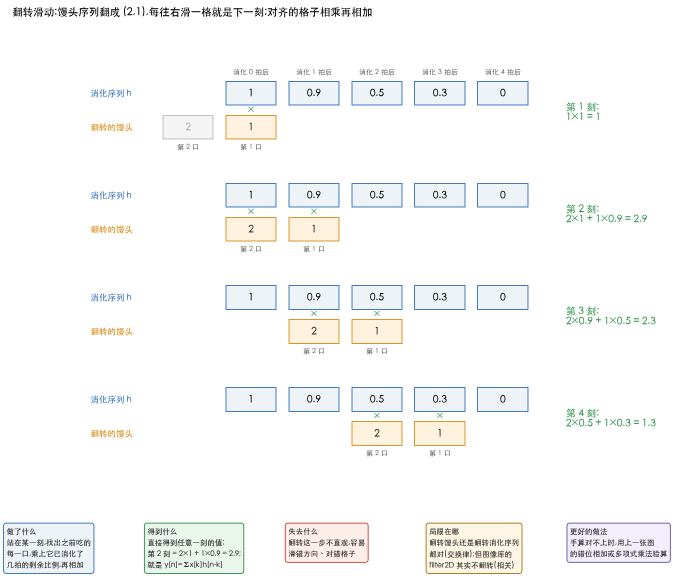
#> input picture Documents/数学基础/快速路线/images/conv-flip-slide.png, 1347 x 1154 px, given in place of camera.png, which was not available (shown at 1/2 size)
$ python 39_basis_phase.py
#> lines starting #> are read from the running program, lines starting #| are printed output that depends on the picture; pictures that were not available may be replaced by others from this repository, and a replacement may not be noted
### Python-Prototyping/figkit.py
"""文档配图的公共零件。

为什么单独抽出来:
    仓库约定每张配图都要成套回答四问(做了什么 / 得到什么 / 失去什么 / 局限在哪,
    见 Documents/README.md「写作约定」)。那条横幅的画法、中文字体设置、
    保存参数如果每个脚本各抄一份,改一次就要改七八处,迟早走样。

用法(配图脚本放在 Python-Prototyping/<章节目录>/ 下,所以要先把上一级加进 path):

    import sys
    from pathlib import Path
    sys.path.insert(0, str(Path(__file__).resolve().parents[1]))
    from figkit import OUT, IMAGES, save, four_questions, show_gray, use_cjk_font
"""

from __future__ import annotations

import sys
from pathlib import Path

import matplotlib

REPO = Path(__file__).resolve().parents[1]
OUT = REPO / "Assets" / "results"
IMAGES = REPO / "Assets" / "test-images"


def use_cjk_font() -> None:
    """装上中文字体,并把负号改回 ASCII 的 '-'(默认那个 U+2212 很多字体没有)。

    没有 --show 时切 Agg:无窗口环境(CI、ssh)下 matplotlib 默认后端会直接报错。
    """
    if "--show" not in sys.argv:
        matplotlib.use("Agg")
    matplotlib.rcParams["font.family"] = ["Heiti TC", "Arial Unicode MS", "sans-serif"]
    matplotlib.rcParams["axes.unicode_minus"] = False


# [20 lines left out: functions save, show_gray, not called in this run]


def four_questions(fig, did: str, gained: str, lost: str, limit: str, better: str,
                   y: float = 0.0, bottom: float = 0.03) -> None:
    """在图底部贴一条五色横幅,依次回答:
    做了什么 / 得到什么 / 失去什么 / 局限在哪 / 更好的做法。

    这是仓库硬约定(见 Documents/README.md「写作约定」):
    只看效果好的那一面最容易在工程里踩坑,代价和边界必须和收益画在同一张图里,
    不能分成两张。最后一格只**点名**更好的做法,不展开 ——
    读的人知道"还有路可走、该往哪儿查"就够了,展开会喧宾夺主。

    better 是必填的,不是可选项:写不出出路,通常说明「局限」那一格还没想清楚。

    bottom:带折线图的图要调大(0.15 左右),给 x 轴标签留位置,
           否则横幅会压在标签上。
    """
    cells = [("做了什么", did, "#eef3f8", "#2c6fbb"),
             ("得到什么", gained, "#eaf5ec", "#2a8f4a"),
             ("失去什么", lost, "#fdeeea", "#c4442a"),
             ("局限在哪", limit, "#fff6e5", "#a8700a"),
             ("更好的做法", better, "#f2eefb", "#6b4fa8")]
    fig.subplots_adjust(bottom=bottom)
    for i, (head, body, bg, fg) in enumerate(cells):
        # matplotlib 不认 Markdown,** 会被原样印出来,这里统一剥掉
        body = body.replace("**", "")
        fig.text(0.012 + i * 0.197, y, f"{head}\n{body}", fontsize=8.2, va="top", ha="left",
                 color="#222", linespacing=1.5,
                 bbox=dict(boxstyle="round,pad=0.4", fc=bg, ec=fg, lw=1.0))

### Python-Prototyping/Ch04_Frequency_Domain/39_basis_phase.py
"""39《正交基与相位》的数字与配图 —— 配合 Documents/数学基础/快速路线/3.正交基与相位.md。

数字(文中每个数都从这里来):
 1. 不正交的零件量不准:u=[1,0]、v=[1,1] 拼 [3,1],点乘量出 3 而不是 2
 2. 正交零件一次量准:[1,1]/√2、[1,-1]/√2 量 [3,1] 得 2√2、√2
 3. 4 点「波形零件」两两正交;[1,2,3,4] = 2.5·b0 − b1 − b2 − 0.5·b3;与 DFT 的对应
 4. 相位:[1,0,-1,0] 与 [0,1,0,-1] 振幅相同;冲激改相位 [1,i,1,-i] → [0.5,-0.5,0.5,0.5]
 5. 32 点:所有频率相位对齐 → 冲激;相位打乱 → 散开(振幅谱完全一样)
 6. 图像:camera 的幅度 + coins 的相位,像谁

两张图:basis-orthogonal.png、phase-matters.png

用法:
    .venv/bin/python Ch04_Frequency_Domain/39_basis_phase.py
"""

from __future__ import annotations

import sys
from pathlib import Path

import cv2
import numpy as np

sys.path.insert(0, str(Path(__file__).resolve().parents[1]))
from figkit import IMAGES, four_questions, use_cjk_font  # noqa: E402

use_cjk_font()
import matplotlib.pyplot as plt  # noqa: E402

OUT = Path(__file__).resolve().parents[2] / "Documents" / "数学基础" / "快速路线" / "images"
BLUE, ORA, GREEN, RED, PURPLE, GRAY = "#2c6fbb", "#d98a14", "#2a8f4a", "#c4442a", "#6b4fa8", "#666"
B = np.array([[1, 1, 1, 1], [1, 0, -1, 0], [0, 1, 0, -1], [1, -1, 1, -1]], float)
NAMES = ["b0 直流", "b1 cos", "b2 sin", "b3 最高频"]


def head(title: str) -> None:
    print(f"\n{'=' * 8} {title} {'=' * 8}")


def save(fig, name: str) -> None:
    OUT.mkdir(parents=True, exist_ok=True)
    fig.savefig(OUT / name, dpi=130, bbox_inches="tight", facecolor="white")
    print(f"  → Documents/数学基础/快速路线/images/{name}")
    plt.close(fig)


def numbers() -> dict:
    head("1~2. 不正交量不准,正交一次量准")
    a = np.array([3.0, 1.0])
    u, v = np.array([1.0, 0.0]), np.array([1.0, 1.0])
    true = np.linalg.solve(np.column_stack([u, v]), a)
    print(f"  u·v = {u @ v:.0f}(不正交);真实系数 {true}(2u + 1v);点乘去量 u 得 {a @ u:.0f}")
    e1, e2 = np.array([1, 1]) / np.sqrt(2), np.array([1, -1]) / np.sqrt(2)
    print(f"  正交零件:e1·e2 = {e1 @ e2:.0f};量得 {a @ e1:.4f}(2√2 = {2 * np.sqrt(2):.4f})、{a @ e2:.4f}(√2)")

    head("3. 4 点波形零件")
    print(f"  两两点乘(对角线是长度²):\n{(B @ B.T).astype(int)}")
    x = np.array([1, 2, 3, 4], float)
    c = B @ x / np.sum(B * B, 1)
    print(f"  [1,2,3,4] 的系数 {c};拼回 {c @ B}")
    X = np.fft.fft(x)
    print(f"  DFT {np.round(X, 4)};X[1] = (x·b1) − i(x·b2) = {x @ B[1]:.0f} − i·({x @ B[2]:.0f})")

    head("4. 相位")
    for s in ([1, 0, -1, 0], [0, 1, 0, -1], [1, 0, 0, 0]):
        Y = np.fft.fft(s)
        print(f"  {s}: DFT {np.round(Y, 4)},模 {np.round(np.abs(Y), 4)}")
    y = np.fft.ifft([1, 1j, 1, -1j]).real
    print(f"  振幅全 1、相位改成 [1,i,1,-i]:逆变换 {y}")
    return dict(c=c, y=y)


def fig_basis(c: np.ndarray) -> None:
    fig = plt.figure(figsize=(14, 4.6))
    gs = fig.add_gridspec(1, 3, width_ratios=[1, 1, 1.5])
    # ① 不正交
    ax = fig.add_subplot(gs[0])
    a = np.array([3, 1])
    for vec, col, lab in (([1, 0], BLUE, "u=[1,0]"), ([1, 1], ORA, "v=[1,1]")):
        ax.annotate("", vec, (0, 0), arrowprops=dict(arrowstyle="->", color=col, lw=2))
        ax.text(vec[0] + 0.05, vec[1] + 0.1, lab, color=col, fontsize=9.5)
    ax.annotate("", a, (0, 0), arrowprops=dict(arrowstyle="->", color="#222", lw=2))
    ax.text(3.05, 1.05, "[3,1]", fontsize=10)
    ax.plot([2, 3], [0, 1], color=ORA, ls="--", lw=1.2)
    ax.plot([3, 3], [0, 1], color=GRAY, ls=":", lw=1.2)
    ax.text(1.0, -0.38, "拼法:2 个 u + 1 个 v", color=BLUE, fontsize=9)
    ax.text(3.1, 0.3, "点乘量 u\n得 3,\n不是 2", color=RED, fontsize=9)
    ax.set_xlim(-0.3, 4.0)
    ax.set_ylim(-0.6, 2.0)
    ax.set_aspect("equal")
    ax.grid(alpha=0.25)
    ax.set_title("① 零件不正交:\n量 u 时把 v 的那份也量进去了", fontsize=10.5, loc="left")
    # ② 正交
    ax = fig.add_subplot(gs[1])
    e1, e2 = np.array([1, 1]) / np.sqrt(2), np.array([1, -1]) / np.sqrt(2)
    for vec, col, lab in ((e1, BLUE, "[1,1]/√2"), (e2, ORA, "[1,-1]/√2")):
        ax.annotate("", vec, (0, 0), arrowprops=dict(arrowstyle="->", color=col, lw=2))
        ax.text(vec[0] + 0.05, vec[1] + (0.1 if vec[1] > 0 else -0.3), lab, color=col, fontsize=9.5)
    ax.annotate("", a, (0, 0), arrowprops=dict(arrowstyle="->", color="#222", lw=2))
    ax.text(3.05, 1.05, "[3,1]", fontsize=10)
    p1 = (a @ e1) * e1
    ax.plot([a[0], p1[0]], [a[1], p1[1]], color=GRAY, ls=":", lw=1.2)
    ax.plot(*p1, "o", color=BLUE, ms=5)
    ax.text(p1[0] - 0.4, p1[1] + 0.25, "投影 2√2", color=BLUE, fontsize=9)
    ax.set_xlim(-0.3, 4.0)
    ax.set_ylim(-1.6, 2.6)
    ax.set_aspect("equal")
    ax.grid(alpha=0.25)
    ax.set_title("② 零件正交(互相垂直):\n各量各的,点乘一次得 2√2 和 √2", fontsize=10.5, loc="left")
    # ③ 4 点波形零件
    ax = fig.add_subplot(gs[2])
    n = np.arange(4)
    cols = [GRAY, BLUE, ORA, GREEN]
    for i in range(4):
        off = -2.6 * i
        ax.plot(n, B[i] + off, "o-", color=cols[i], lw=1.4)
        ax.text(-0.35, off, f"{NAMES[i]}\n× {c[i]:g}", ha="right", va="center", fontsize=9, color=cols[i])
    x = c @ B
    ax.plot(n, x * 0.6 + 2.2, "s-", color="#222", lw=2)
    ax.text(-0.35, 2.2 + 1.2, "相加 =\n[1,2,3,4]", ha="right", va="center", fontsize=9.5)
    for ni, xv in zip(n, x):
        ax.text(ni, xv * 0.6 + 2.5, f"{xv:g}", ha="center", fontsize=9)
    ax.set_xlim(-1.6, 3.4)
    ax.set_xticks(n)
    ax.set_yticks([])
    ax.set_xlabel("采样点 n", fontsize=9)
    ax.set_title("③ 四个波形零件两两正交,各量一次就拼回 [1,2,3,4]", fontsize=10.5, loc="left")
    for s in ("top", "right", "left"):
        ax.spines[s].set_visible(False)
    four_questions(
        fig,
        did="同一个向量,分别用不正交\n和正交的零件去拆;再用 4 个\n波形零件拆 [1,2,3,4]",
        gained="正交零件:每个系数点乘一次\n就得到(2.5、−1、−1、−0.5),\n不用解方程",
        lost="不正交时点乘量出来的数\n(3)不是真系数(2),\n只能解方程组",
        limit="零件长度不是 1 时,\n点乘完要再除以长度²\n(b0、b3 除 4,b1、b2 除 2)",
        better="N 点信号用 N 个转圈零件,\n就是 DFT;交给 np.fft",
        y=0.08, bottom=0.30)
    save(fig, "basis-orthogonal.png")
#> in save, `fig.savefig(OUT / name, dpi=130, bbox_inches="tight", facecolor="white")`:
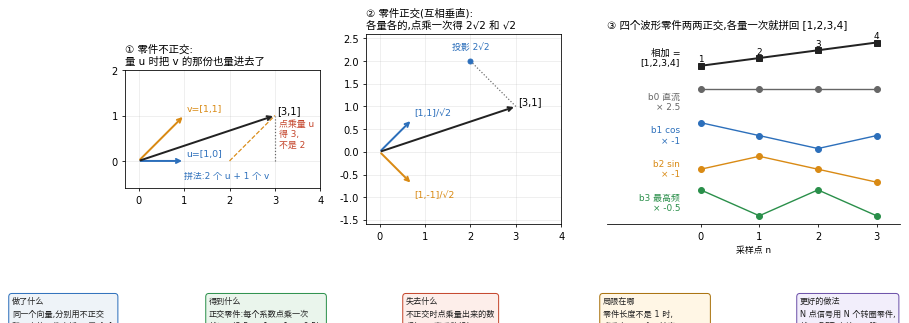
#> figure drawn by matplotlib, 3 panels


def fig_phase(y4: np.ndarray) -> None:
    head("5~6. 相位对齐 → 尖峰;相位打乱 → 散开;图像交换")
    N = 32
    rng = np.random.default_rng(3)
    imp = np.zeros(N)
    imp[N // 2] = 1
    F = np.fft.fft(imp)
    ph = rng.uniform(-np.pi, np.pi, N)
    G = np.abs(F) * np.exp(1j * ph)
    G[0] = abs(F[0])
    G[N // 2] = abs(F[N // 2])
    G[N // 2 + 1:] = np.conj(G[1:N // 2][::-1])  # 共轭对称,保证逆变换是实数
    scr = np.fft.ifft(G)
    assert np.abs(scr.imag).max() < 1e-12
    scr = scr.real
    print(f"  32 点冲激:振幅谱全是 {np.abs(F)[0]:.0f};打乱相位后振幅谱最大差 {np.abs(np.abs(G) - np.abs(F)).max():.1e}")
    print(f"  冲激的最大值 {imp.max():.3f};打乱后最大值 {np.abs(scr).max():.3f}(能量都是 {np.sum(imp ** 2):.3f} vs {np.sum(scr ** 2):.3f})")

    cam = cv2.resize(cv2.imread(str(IMAGES / "camera.png"), 0), (256, 256), interpolation=cv2.INTER_AREA).astype(float)
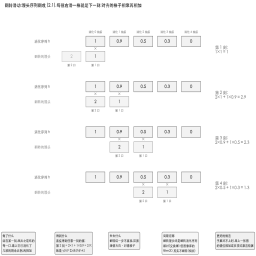
#> cam: shape (256, 256) float64; min 89, max 255, mean 248.4
    coin = cv2.resize(cv2.imread(str(IMAGES / "coins.png"), 0), (256, 256), interpolation=cv2.INTER_AREA).astype(float)
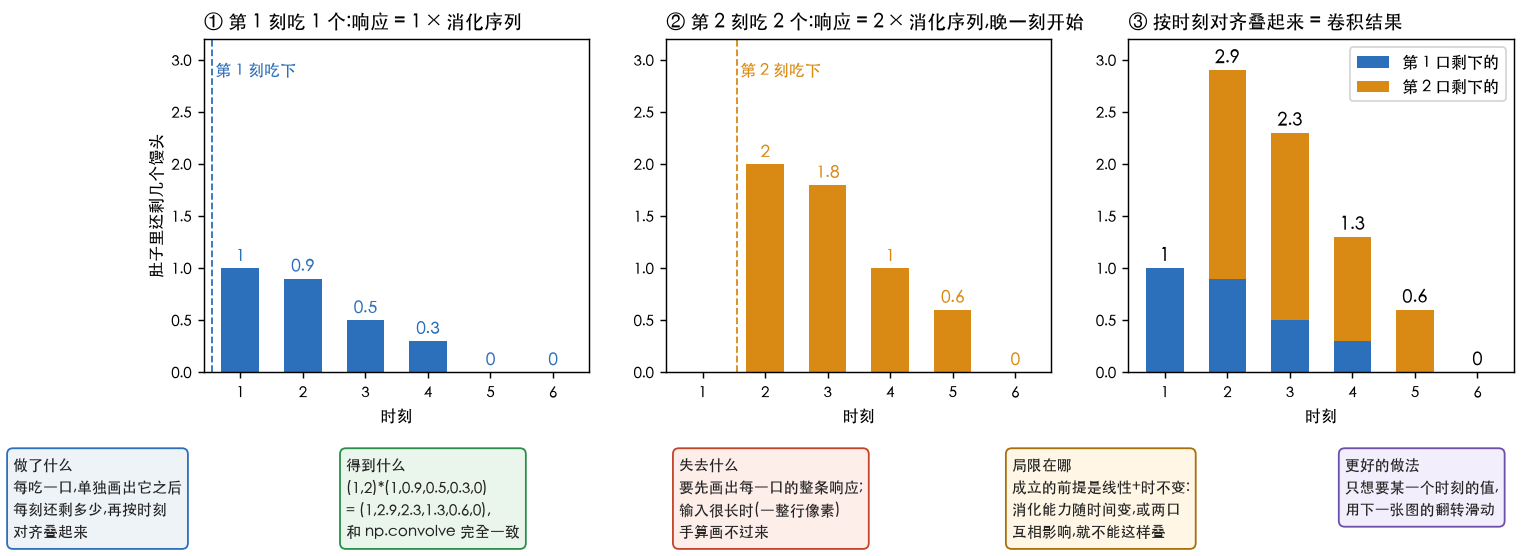
#> input picture Documents/数学基础/快速路线/images/conv-shift-add.png, 1526 x 556 px, given in place of coins.png, which was not available
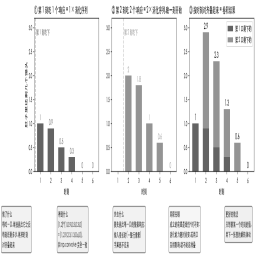
#> coin: shape (256, 256) float64; min 37, max 255, mean 236.4
    Fa, Fb = np.fft.fft2(cam), np.fft.fft2(coin)
    mix = np.fft.ifft2(np.abs(Fa) * np.exp(1j * np.angle(Fb))).real
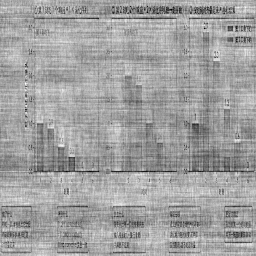
#> mix: shape (256, 256) float64; min 135.6, max 314.2, mean 248.4; drawn with min black and max white
    r_coin = np.corrcoef(mix.ravel(), coin.ravel())[0, 1]
#> r_coin = 0.64
    r_cam = np.corrcoef(mix.ravel(), cam.ravel())[0, 1]
#> r_cam = -0.0303
    print(f"  camera 幅度 + coins 相位:与 coins 相关 {r_coin:.3f},与 camera 相关 {r_cam:.3f}")
#|   camera 幅度 + coins 相位:与 coins 相关 0.640,与 camera 相关 -0.030

    fig, axes = plt.subplots(1, 5, figsize=(16, 4.0), gridspec_kw=dict(width_ratios=[1, 1, 1.3, 1, 1]))
    ax = axes[0]
    n = np.arange(4)
    ax.plot(n, [1, 0, -1, 0], "o-", color=BLUE, label="[1,0,−1,0]")
    ax.plot(n, [0, 1, 0, -1], "s--", color=ORA, label="[0,1,0,−1]")
    ax.set_title("① 振幅谱都是 [0,2,0,2],\n差别全在相位:右移了一格", fontsize=10, loc="left")
    ax.legend(fontsize=8.5, loc="lower left")
    ax.set_xticks(n)
    ax.set_ylim(-1.5, 1.6)
    ax = axes[1]
    ax.stem(n, [1, 0, 0, 0], linefmt=BLUE, markerfmt="o", basefmt=" ", label="[1,0,0,0]")
    ax.plot(n + 0.12, y4, "s", color=ORA, label="[0.5,−0.5,0.5,0.5]")
    ax.set_title("② 振幅全是 1,只改相位\n冲激就变成另一个信号", fontsize=10, loc="left")
    ax.legend(fontsize=8.5, loc="upper right")
    ax.set_xticks(n)
    ax.set_ylim(-0.8, 1.3)
    ax = axes[2]
    k = np.arange(N)
    ax.plot(k, imp, color=BLUE, lw=2, label="相位对齐:冲激")
    ax.plot(k, scr, color=ORA, lw=1.5, label="相位打乱:散开")
    ax.set_title("③ 32 点:振幅谱完全相同,\n波峰对齐才叠出尖峰", fontsize=10, loc="left")
    ax.legend(fontsize=8.5, loc="upper left")
    ax.set_ylim(-0.6, 1.3)
    ax.set_xlabel("采样点", fontsize=9)
    for a_, im, t in ((axes[3], cam, "④ camera 原图"), (axes[4], mix, f"⑤ camera 幅度 + coins 相位\n像 coins(相关 {r_coin:.3f})")):
        a_.imshow(im, cmap="gray", vmin=0 if im is cam else im.min(), vmax=255 if im is cam else im.max())
        a_.set_title(t, fontsize=10)
        a_.axis("off")
#> this loop made 2 passes
#> t on pass 1: '④ camera 原图'
    four_questions(
        fig,
        did="保持振幅谱不变,只改相位,\n看信号和图像变成什么",
        gained="相位决定「东西在哪」:\n平移、尖峰、边缘、图像结构\n都由相位决定",
        lost="只保存振幅会丢掉位置:\n同一张振幅谱可以对应\n完全不同的信号",
        limit="⑤ 的相关是 0.574 不是 1:\n振幅也有用,它决定每种\n纹理有多强",
        better="频域滤波用零相移滤波器\n(实数、对称),只改振幅、\n不动相位",
        y=0.06, bottom=0.30)
    save(fig, "phase-matters.png")
#> call 2 of save, with name = 'phase-matters.png'
#> in save (call 2), `fig.savefig(OUT / name, dpi=130, bbox_inches="tight", facecolor="white")`:
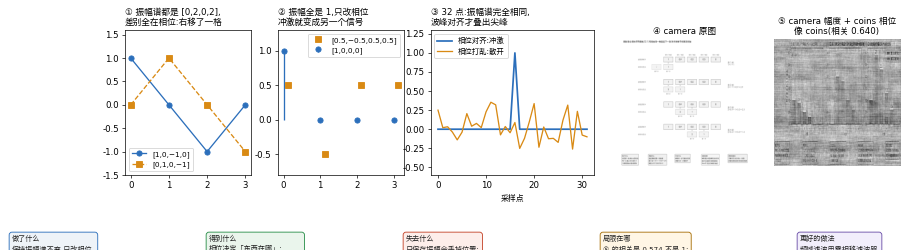
#> figure drawn by matplotlib, 5 panels; panel 3: curve peaks at x = 16, y = 1; panel 3: curve peaks at x = 11, y = 0.354


if __name__ == "__main__":
    d = numbers()
    fig_basis(d["c"])
    fig_phase(d["y"])
